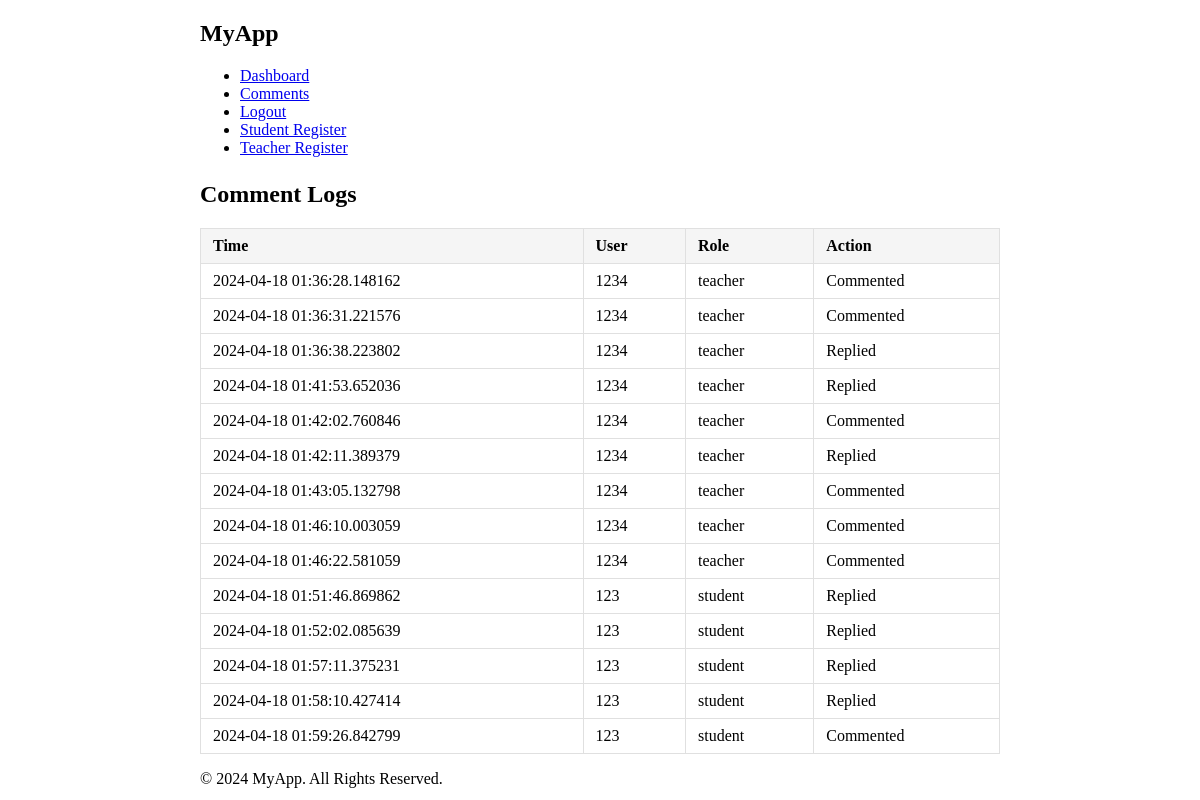
Page /comments_logs (signed in) on the committed database.
### app/models/comment.py (models this page shows, shortened)
class Comment(db.Model):
    id = db.Column(db.Integer, primary_key=True)
    user_id = db.Column(db.Integer, db.ForeignKey('user.id'), nullable=False)
    user_name = db.Column(db.String(255), nullable=False)
    user_role = db.Column(db.String(255), nullable=False)
    content = db.Column(db.Text, nullable=False)
    timestamp = db.Column(db.DateTime, default=datetime.utcnow)
    parent_id = db.Column(db.Integer, db.ForeignKey('comment.id'), nullable=True)
    image = db.Column(db.String(255), nullable=True)  # 存储图片路径
    user = db.relationship('User', backref='comments', lazy=True)
    replies = db.relationship('Comment', backref=db.backref('parent', remote_side=[id]), lazy=True)

### app/routes/comment.py (the view)
@app.route('/comments_logs', methods=['get'])
def comment_log():
    if 'user_id' not in session:
        return redirect(url_for('login'))
    comments = Comment.query.all()
    return render_template('comments_logs.html', comments=comments)

### app/templates/comments_logs.html (shortened to what this page needs)
{% extends "base.html" %}
{% block content %}
<div class="container mt-4">
    <h2>Comment Logs</h2>
    <table class="comment-table">
        <thead>
            <tr>
                <th>Time</th>
                <th>User</th>
                <th>Role</th>
                <th>Action</th>
            </tr>
        </thead>
        <tbody>
            {% for comment in comments %}
            <tr>
                <td>{{ comment.timestamp }}</td>
                <td>{{ comment.user_name }}</td>
                <td>{{ comment.user_role }}</td>
                <td>
                    {% if comment.parent_id %}
                        Replied
                    {% else %}
                        Commented
                    {% endif %}
                </td>
            </tr>
            {% endfor %}
        </tbody>
    </table>
</div>
{% endblock %}

### app/templates/base.html (style rules this page uses)
.container { max-width: 800px; margin: 0 auto; }
.mt-4 { margin-top: 1.5rem; }
.comment-table { width: 100%; border-collapse: collapse; margin-top: 1rem; }
.comment-table th, .comment-table td { border: 1px solid #e0e0e0; padding: 8px 12px; text-align: left; }
.comment-table th { background-color: #f5f5f5; }

### app/templates/comments_logs.html (style rules this page uses)
.container { max-width: 800px; margin: 0 auto; }
.mt-4 { margin-top: 1.5rem; }
.comment-table { width: 100%; border-collapse: collapse; margin-top: 1rem; }
.comment-table th, .comment-table td { border: 1px solid #e0e0e0; padding: 8px 12px; text-align: left; }
.comment-table th { background-color: #f5f5f5; }

### rows in the picture
Comment: timestamp "2024-04-18 01:36:28.148162", user_name "1234", user_role "teacher", shows "Commented"
Comment: timestamp "2024-04-18 01:36:31.221576", user_name "1234", user_role "teacher", shows "Commented"
Comment: timestamp "2024-04-18 01:36:38.223802", user_name "1234", user_role "teacher", shows "Replied"
Comment: timestamp "2024-04-18 01:41:53.652036", user_name "1234", user_role "teacher", shows "Replied"
Comment: timestamp "2024-04-18 01:42:02.760846", user_name "1234", user_role "teacher", shows "Commented"
Comment: timestamp "2024-04-18 01:42:11.389379", user_name "1234", user_role "teacher", shows "Replied"
Comment: timestamp "2024-04-18 01:43:05.132798", user_name "1234", user_role "teacher", shows "Commented"
Comment: timestamp "2024-04-18 01:46:10.003059", user_name "1234", user_role "teacher", shows "Commented"
Comment: timestamp "2024-04-18 01:46:22.581059", user_name "1234", user_role "teacher", shows "Commented"
Comment: timestamp "2024-04-18 01:51:46.869862", user_name "123", user_role "student", shows "Replied"
Comment: timestamp "2024-04-18 01:52:02.085639", user_name "123", user_role "student", shows "Replied"
Comment: timestamp "2024-04-18 01:57:11.375231", user_name "123", user_role "student", shows "Replied"
Comment: timestamp "2024-04-18 01:58:10.427414", user_name "123", user_role "student", shows "Replied"
Comment: timestamp "2024-04-18 01:59:26.842799", user_name "123", user_role "student", shows "Commented"
